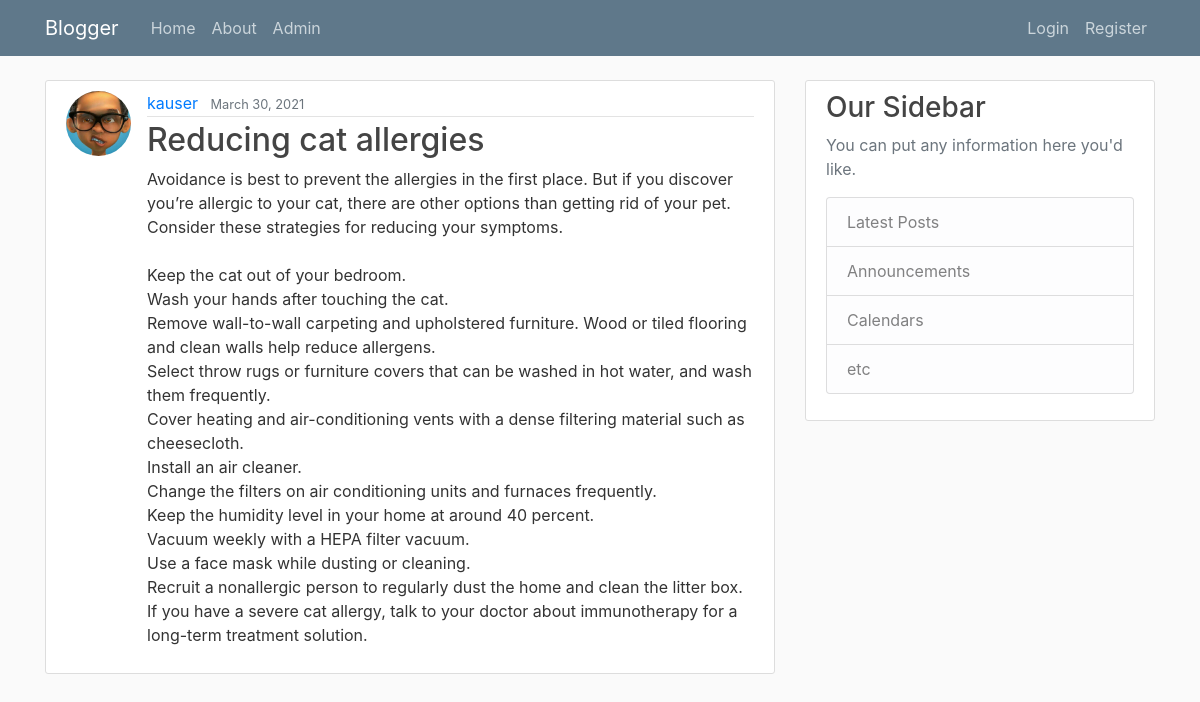
Screenshot of /post/32/ with the database file from the repository.
### blog/models.py (models this page shows, shortened)
class Post(models.Model):
    title = models.CharField(max_length=100)
    content = models.TextField()
    date_posted = models.DateTimeField(default=timezone.now)
    author = models.ForeignKey(User, on_delete=models.CASCADE)

### users/models.py (models this page shows, shortened)
class Profile(models.Model):
    user = models.OneToOneField(User, on_delete=models.CASCADE)
    image = models.ImageField(default='default.jpg', upload_to='profile_pics')

### blog/views.py (the view)
# urls.py: path('post/<int:pk>/', PostDetailView.as_view(), name='post-detail'),
class PostDetailView(DetailView):
    model = Post

### blog/templates/blog/post_detail.html (shortened to what this page needs)
{% extends "blog/base.html" %}
{% block content %}
  <article class="media content-section">
    <img class="rounded-circle article-img" src="{{ object.author.profile.image.url }}">
    <div class="media-body">
      <div class="article-metadata">
        <a class="mr-2" href="{% url 'user-posts' object.author.username %}">{{ object.author }}</a>
        <small class="text-muted">{{ object.date_posted|date:"F d, Y" }}</small>
      </div>
      <h2 class="article-title">{{ object.title }}</h2>
      <p class="article-content">{{ object.content }}</p>
    </div>
  </article>
{% endblock content %}

### blog/static/blog/main.css (style rules this page uses)
body { background: #fafafa; color: #333333; margin-top: 5rem; }
h1, h2, h3, h4, h5, h6 { color: #444444; }
.content-section { background: #ffffff; padding: 10px 20px; border: 1px solid #dddddd; border-radius: 3px; margin-bottom: 20px; }
.article-title { color: #444444; }
.article-content { white-space: pre-line; }
.article-img { height: 65px; width: 65px; margin-right: 16px; }
.article-metadata { padding-bottom: 1px; margin-bottom: 4px; border-bottom: 1px solid #e3e3e3 }

### rows the page displays
Post: author.profile.image (placeholder picture), author "kauser", date_posted "March 30, 2021", title "Reducing cat allergies", content "Avoidance is best to prevent the allergies in the first place. But if you discover you’re allergic to your cat, there are other options than getting rid of your pet. Consider these strategies for reducing your symptoms. Keep the cat out of your bedroom. Wash your hands after touching the cat. Remove wall-to-wall carpeting and upholstered furniture. Wood or tiled flooring and clean walls help reduce allergens. Select throw rugs or furniture covers that can be washed in hot water, and wash them frequently. Cover heating and air-conditioning vents with a dense filtering material such as cheesecloth. Install an air cleaner. Change the filters on air conditioning units and furnaces frequently.…"
